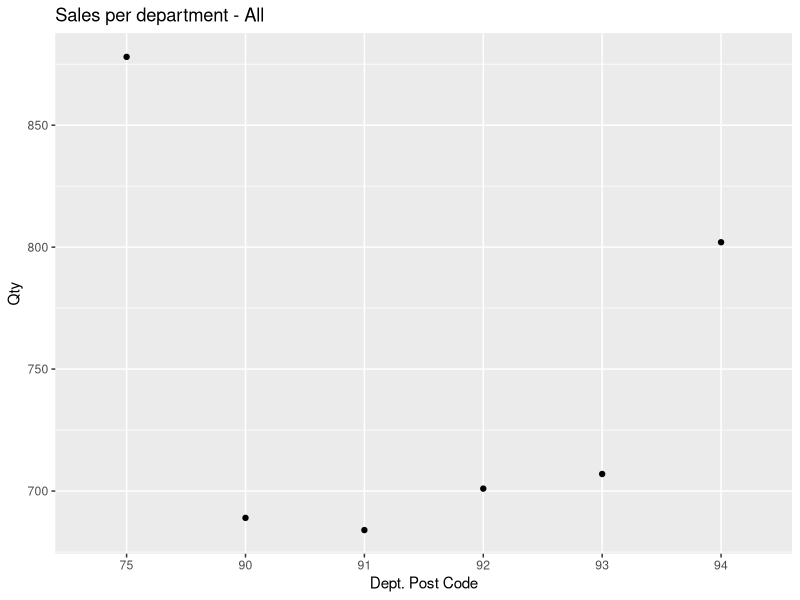

Source code (R):
# Apply families
# The family comprises: apply, lapply , sapply, vapply, mapply, rapply, and tapply

# 1. apply
X<-matrix(rnorm(30), nrow=5, ncol=6)
apply(X,2 ,sum)

# 2. lapply
A<-matrix(1:9, 3,3)
B<-matrix(4:15, 4,3)
C<-matrix(8:10, 3,2)
MyList<-list(A,B,C)
MyList

# extract the second column from the list of matrices, using the selection operator "["
lapply(MyList,"[", , 2)

# extract the first row from the list of matrices, using the selection operator "["
lapply(MyList,"[", 1, )

# extract the first row, second column element from the list of matrices, using the selection operator "["
lapply(MyList,"[", 1, 2)

# 3. sapply
sapply(MyList,"[", 1, 2)

sapply(MyList,"[", 1, 2, simplify=F)

unlist(lapply(MyList,"[",  1, 2 ))

# 4. rep
Z <- c(1, 2, 3)
Z=rep(Z,c(3, 2, 1))
Z

# 5. mapply
Q <- matrix(c(rep(1, 4), rep(2, 4), rep(3, 4), rep(4, 4)),4,4)
Q

Q <- mapply(rep,1:4,4)
Q

D<-matrix(1:9, 3)
OtherList <-list(A,B,D)
OtherList
mapply(identical, MyList, OtherList)

simplefunc <- function(x, y)
{
    NROW(x) + NROW(y)
}

mapply(simplefunc, MyList, OtherList)

# 6. sweep
MyPoints <- matrix(4:15, 4)
MyPoints

MyPoints_means=apply(MyPoints,2,mean)
MyPoints_means

MyPoints_sdev=apply(MyPoints,2,sd)
MyPoints_sdev

MyPoints_Trans1=sweep(MyPoints,2,MyPoints_means,"-")
MyPoints_Trans1

MyPoints_Trans2=sweep(MyPoints_Trans1,2,MyPoints_sdev,"/")
MyPoints_Trans2

# 7. aggregate

# 7.1 Find where the product sell best
Mydf <- data.frame(DepPC=c("90","91","92","93","94","75"), 
                   DProgr=c(1:120), 
                   Qty=c(7:31,9:23,99:124,2:28,14:19,21:29,4,3,1:9,66), 
                   Delivered=ifelse(rnorm(120)>0,TRUE,FALSE))

head(Mydf, 15)
tail(Mydf)
sapply(Mydf, class)
dim(Mydf)
unique(Mydf$DepPC)

# Where does the product sell best?
DepQtySum <- aggregate(Mydf$Qty,by=Mydf["DepPC"],FUN=sum)
#colnames(DepQtySum) <- c("DepPc", "Qty")
#Ranked <- DepQtySum[order(DepQtySum$Qty, decreasing=TRUE), ]
#Ranked

require(ggplot2)
ggplot(aggregate(Mydf$Qty,Mydf["DepPC"],sum), aes(x=DepPC, y=x)) +
  geom_point() + 
  labs(title="Sales per department - All", x="Dept. Post Code", y="Qty")

# 7.2 caculate averages
require(ggplot2)
data("diamonds")
head(diamonds)
mean(diamonds$price)
aggregate(price ~ cut, diamonds, mean)
aggregate(price ~ cut, diamonds, mean, na.rm=TRUE)
aggregate(price ~ cut + color, diamonds, mean)
aggregate(cbind(price, carat) ~ cut, diamonds, mean)
aggregate(cbind(price, carat) ~ cut + color, diamonds, mean)
